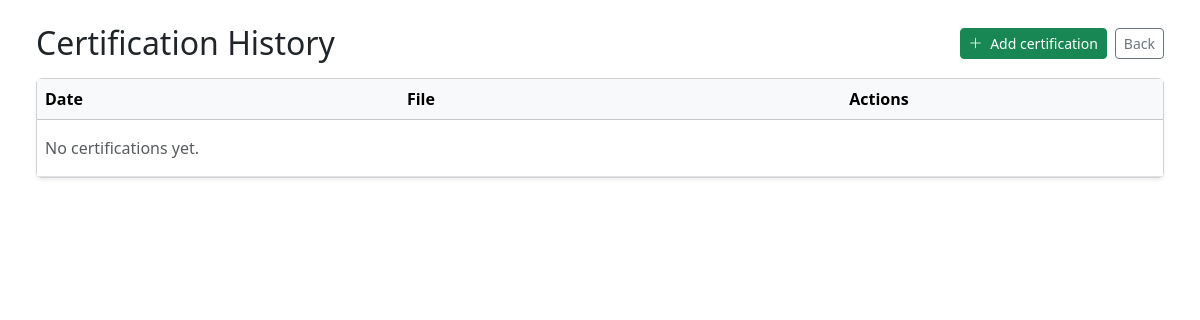
The page /items/1/certifications (signed in) on the database as committed earlier.
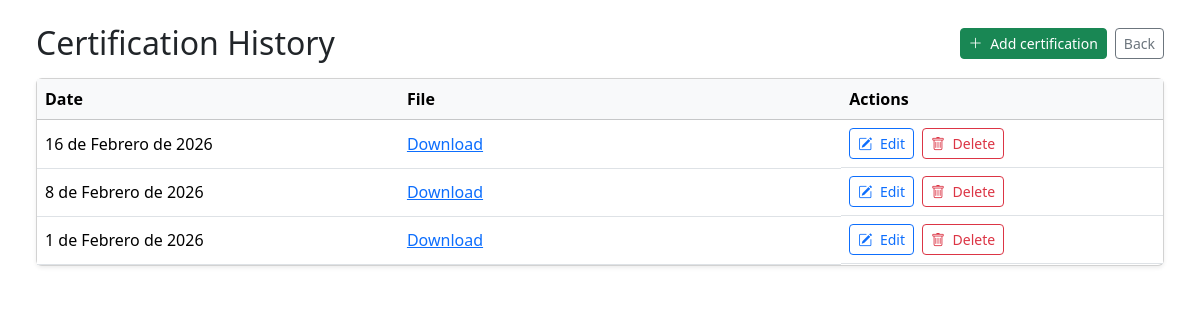
The same page on the database as committed later.
### inv/models.py (models this page shows, shortened)
class Certification(models.Model):
    item = models.ForeignKey(InventoryItem, related_name="certifications", on_delete=models.CASCADE)
    certification_date = models.DateField(default=timezone.localdate)
    file = models.FileField(upload_to=certification_upload_to)
    year = models.PositiveIntegerField(editable=False)
    class Meta:
        ordering = ["-certification_date"]
        indexes = [
            models.Index(fields=["item", "certification_date"]),
            models.Index(fields=["year"]),
        ]

### inv/views.py (the view)
# urls.py: path("items/<int:pk>/certifications", certification_history, name="certification_history"),
@login_required
@permission_required("inv.view_inv")
def certification_history(request, pk):
    item = get_object_or_404(InventoryItem, pk=pk)
    certifications = item.certifications.all().order_by("-certification_date")
    project_code = item.project.code if item.project else None
    return render(
        request,
        "inv/certification_history.html",
        {
            "item": item,
            "certifications": certifications,
            "project_code": project_code,
        },
)

### templates/inv/certification_history.html (shortened to what this page needs)
{% load static %}
<!doctype html>
<html lang="en">
<head>
  <link href="https://cdn.jsdelivr.net/npm/bootstrap@5.3.3/dist/css/bootstrap.min.css" rel="stylesheet">
  <link href="https://cdn.jsdelivr.net/npm/bootstrap-icons@1.11.3/font/bootstrap-icons.min.css" rel="stylesheet">
  <link rel="stylesheet" href="https://cdn.jsdelivr.net/npm/flatpickr/dist/flatpickr.min.css">
</head>
<body class="p-4">
  <div class="container-fluid">
    <div class="d-flex justify-content-between align-items-center mb-3">
      <h2 class="m-0">Certification History</h2>
      <div class="d-flex page-toolbar">
        <button type="button"
                class="btn btn-success btn-sm"
                data-bs-toggle="modal"
                data-bs-target="#certModal"
                hx-get="{% url 'inv:certification_create' item.pk %}"
                hx-target="#certModalBody"
                hx-swap="innerHTML">
          <i class="bi bi-plus-lg me-1"></i> Add certification
        </button>
        {% if request.META.HTTP_REFERER %}
          <a href="{{ request.META.HTTP_REFERER }}" class="btn btn-outline-secondary btn-sm">Back</a>
        {% else %}
          <a href="javascript:history.back()" class="btn btn-outline-secondary btn-sm">Back</a>
        {% endif %}
      </div>
    </div>
    <div class="card shadow-sm">
      <div class="card-body p-0">
        <table class="table table-hover mb-0">
          <thead class="table-light">
          <tr>
            <th style="width: 180px;">Date</th>
            <th style="width: 220px;">File</th>
            <th style="width: 160px;">Actions</th>
          </tr>
          </thead>
          <tbody id="certTableBody">
          {% for c in certifications %}
            <tr id="cert-{{ c.pk }}">
              <td>{{ c.certification_date }}</td>
              <td>
                {% if c.file %}
                  <a href="{{ c.file.url }}" target="_blank" rel="noopener">Download</a>
                {% else %}
                  <span class="text-muted">No file</span>
                {% endif %}
              </td>
              <td class="d-flex gap-2">
                <button type="button"
                        class="btn btn-outline-primary btn-sm"
                        data-bs-toggle="modal"
                        data-bs-target="#certModal"
                        hx-get="{% url 'inv:certification_edit' c.pk %}"
                        hx-target="#certModalBody"
                        hx-swap="innerHTML">
                  <i class="bi bi-pencil-square me-1"></i> Edit
                </button>
                <form method="post"
                      hx-post="{% url 'inv:certification_delete' c.pk %}"
                      hx-confirm="Are you sure you want to delete this certification?"
                      hx-swap="none" class="m-0">
                  <button type="submit" class="btn btn-outline-danger btn-sm">
                    <i class="bi bi-trash me-1"></i> Delete
                  </button>
                </form>
              </td>
            </tr>
          {% empty %}
            <tr>
              <td colspan="3" class="text-muted py-3">No certifications yet.</td>
            </tr>
          {% endfor %}
          </tbody>
        </table>
      </div>
    </div>
  </div>
</body>
</html>

### templates/inv/certification_history.html (style rules this page uses)
.table td, .table th { vertical-align: middle; }
.page-toolbar { gap: .5rem; }

Rows that differ between the two databases and show on the page:
added Certification: certification_date "16 de Febrero de 2026"
added Certification: certification_date "8 de Febrero de 2026"
added Certification: certification_date "1 de Febrero de 2026"
Other text that changed with them:
text no longer shown: "No certifications yet."
